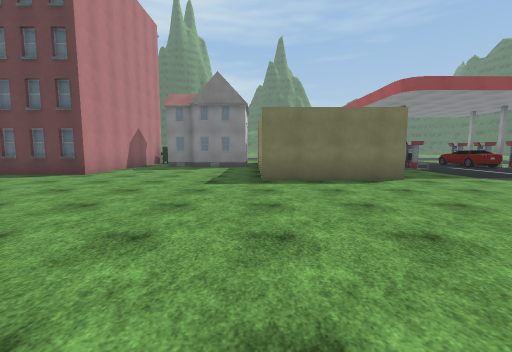
view 1 (above)

23 first-person views from a walk through a Unity game level. The camera is 1.5 m above the floor, tilts 6° down and sees 90° across. The floor is counted in squares, 2 m on a side. Each view is taken from the middle of a square. On the plan, view 1 faces up. The plan holds only what a view shows up to about 9 squares ahead; the rest is blank. The place goes on beyond the plan. The player character is not drawn. Some surface patterns are stand-ins.

view 2
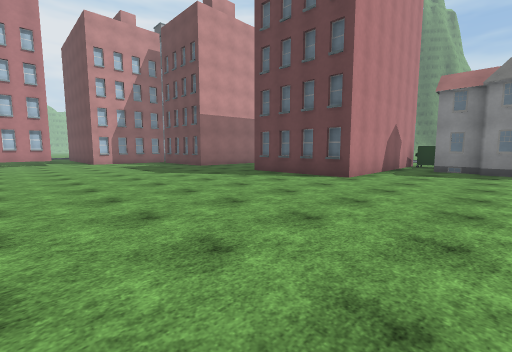

view 3
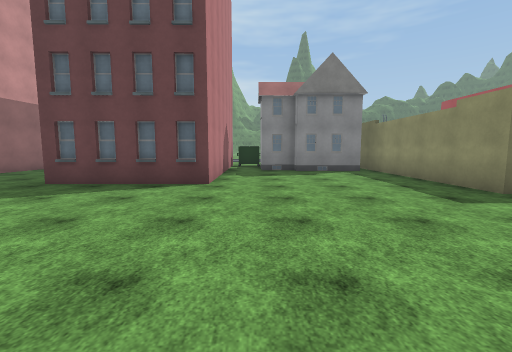

view 4
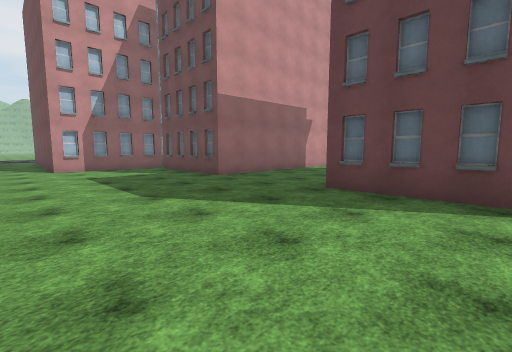

view 5
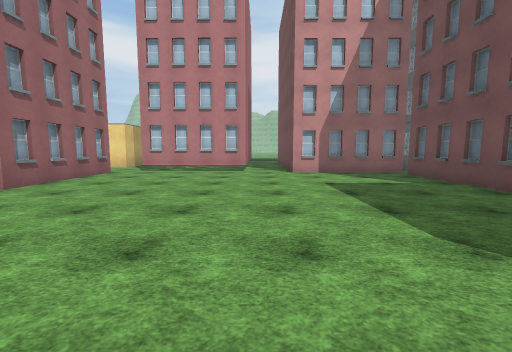

view 6
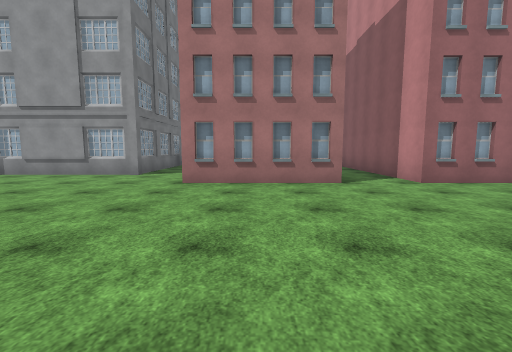

view 7
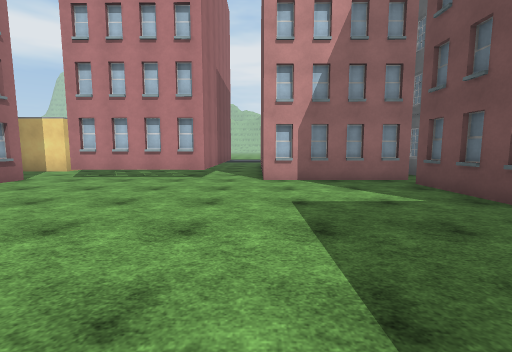

view 8
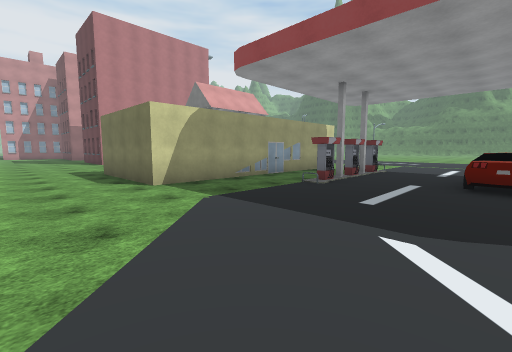

view 9
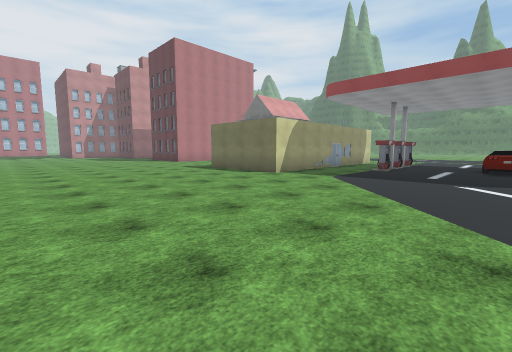

view 10
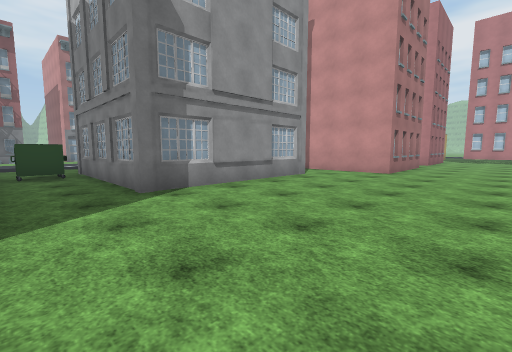

view 11
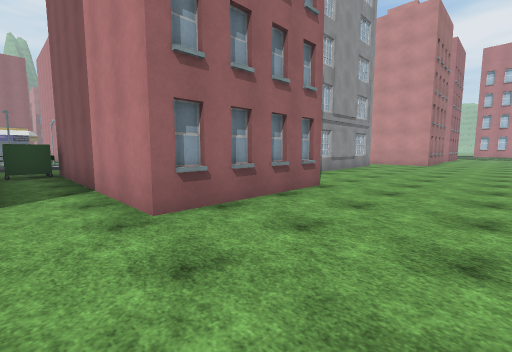

view 12
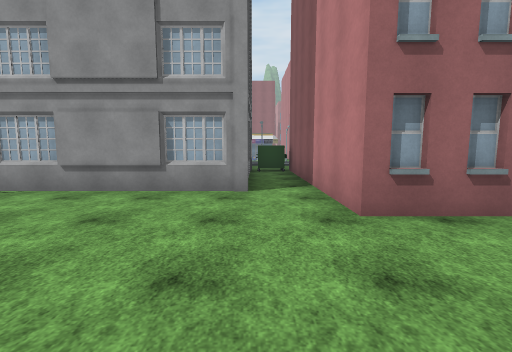

view 13
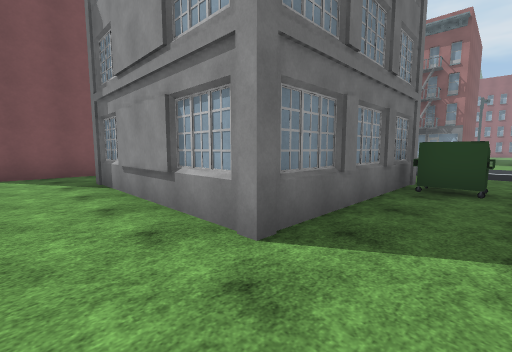

view 14
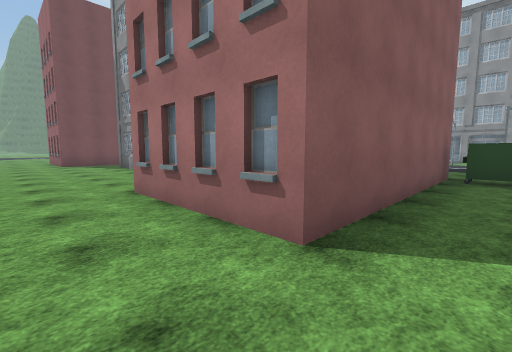

view 15
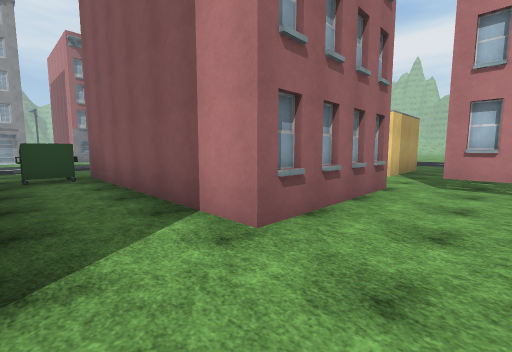

view 16
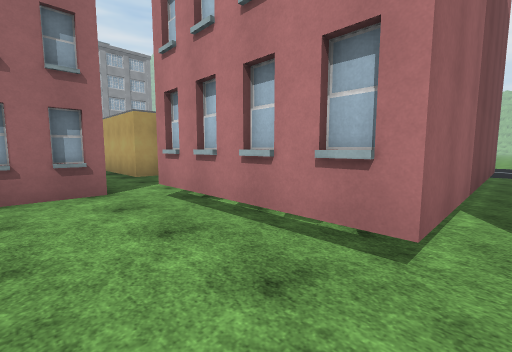

view 17
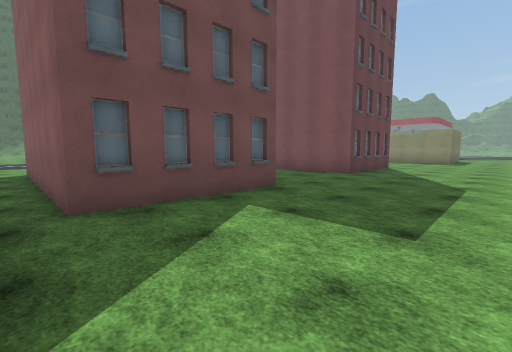

view 18
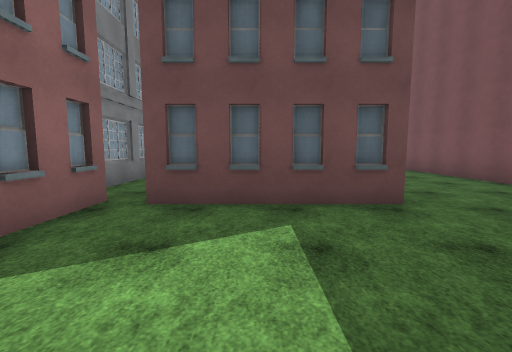

view 19
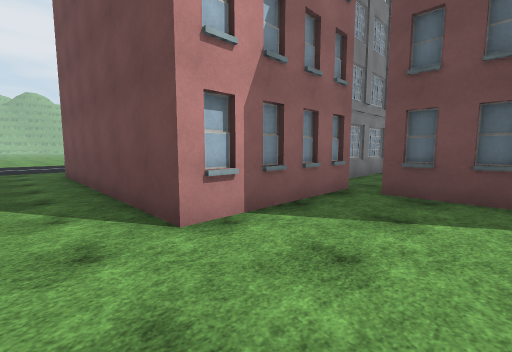

view 20
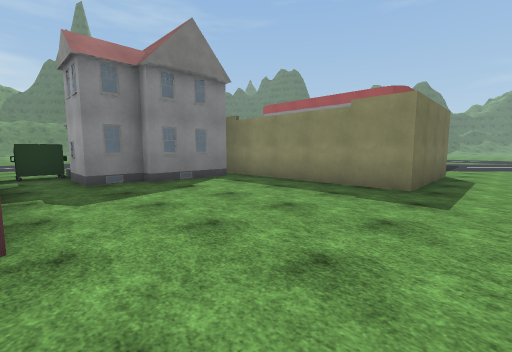

view 21
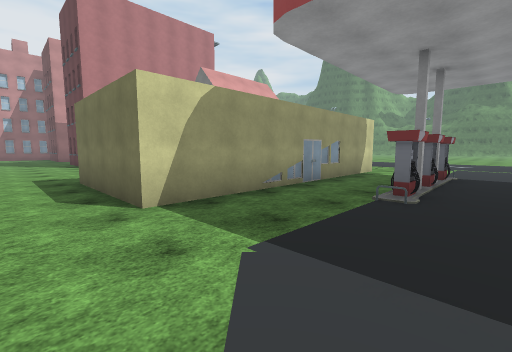

view 22
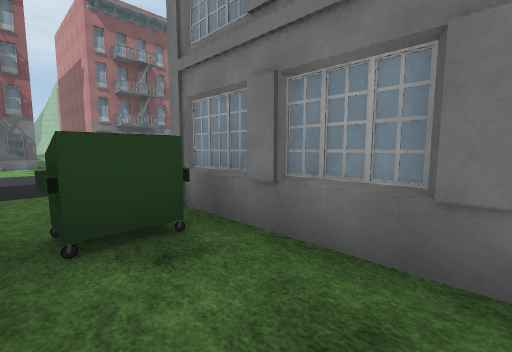

view 23
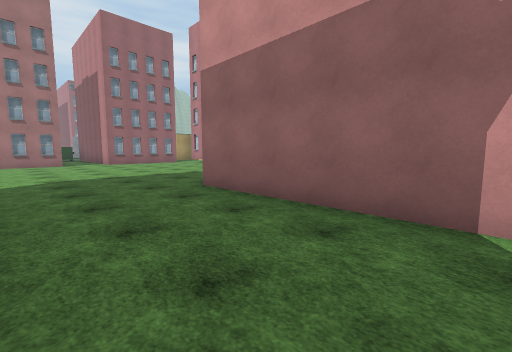

### Floor plan
Key: @ floor where view 1 was taken; # wall or solid block; x gap in a wall; . floor; B building; C car; I bin; S streetlight; O other object.
Columns run from 19 left of view 1 to 9 right of it. Each row starts with its distance up from view 1.
 12   #.#  #...#   #      #..x..C
 11   #.#  #...#  ##B###  #..x..C
 10  ##.#  #...#  #....#  #..#..C
  9  #B.#  #...#  #....#  #......
  8    #####...####....#  #......
  7    B..B......B.....####......
  6    B.........................
  5   ##.........................
  4 ###..........................
  3 .............................
  2   #..........................
  1   B..........................
  0   #................@.........
 -1   #.........................
 -2 ...###B.####.........####....
 -3 #..  ##.#   .........   #....
 -4 ##.   #.#   ..####B..   #####
 -5  #.   #.#   ..#  ##..
 -6  #.   #.#   ..#   #..
 -7  #    #I#   .B#   #II   ##
 -8       #.#   IB#   #.    II
 -9       ...   .           ..
-10       .O.   .S          .O
-11             .
-12
-13
-14                     .
-15                    ..
-16                    ..
-17                    ##

Positions as (right, up) in squares from view 1, and headings:
1: (0, 0), facing up
2: (-2, 1), facing up-left
3: (-4, 2), facing up
4: (-6, 3), facing up-left
5: (-8, 3), facing left
6: (-9, 4), facing down
7: (-10, 4), facing left
8: (9, 4), facing up-left
9: (9, 0), facing up-left
10: (1, 1), facing down-left
11: (6, 1), facing down-left
12: (6, 1), facing down
13: (-7, -2), facing down-right
14: (-12, 0), facing down-right
15: (-11, 0), facing down-left
16: (-15, 3), facing down-left
17: (-16, 4), facing up-right
18: (-14, 4), facing up
19: (-14, 3), facing up-left
20: (-5, 5), facing up-right
21: (7, 5), facing up-left
22: (1, -5), facing down-left
23: (-9, 12), facing down-left
